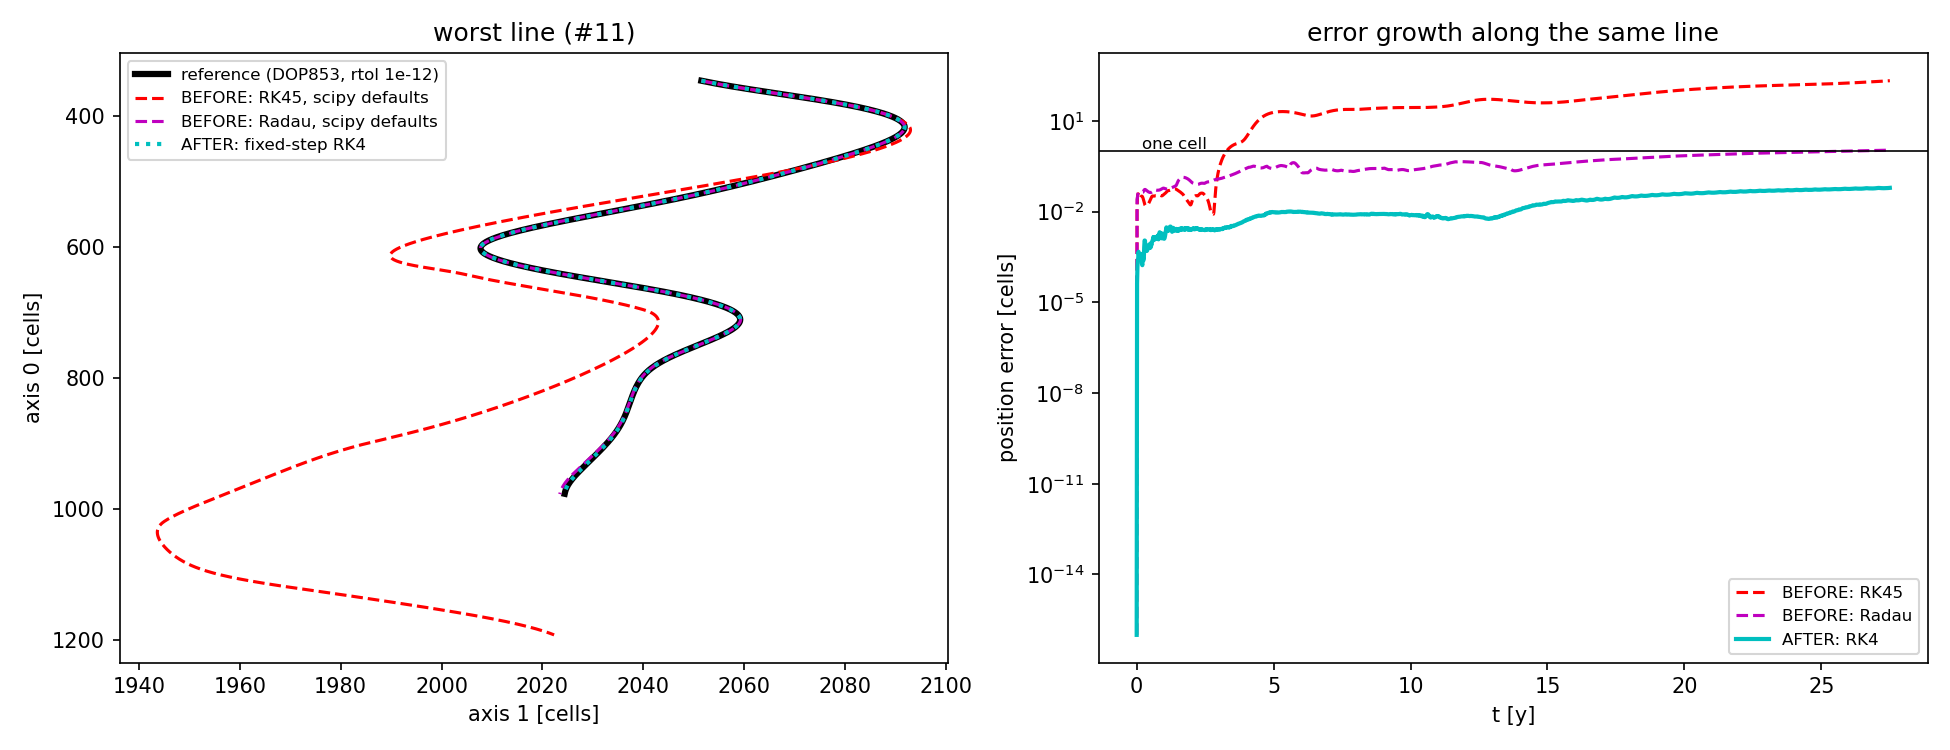

This figure's Python source:
#!/usr/bin/env python3
"""Accuracy analysis of the streamline ODE solver: BEFORE vs AFTER the rewrite.

    BEFORE  commit 9d007c6b447fc43025a0c55fe24338b905018d3c
            code/step2_streamlines/streamlines_helpers.py :: calc_streamline
            scipy.integrate.solve_ivp on a scipy RegularGridInterpolator, one call per heat pump.
            `method` was a named argument of build_streamlines and never forwarded, so solve_ivp
            ran with its DEFAULTS: method="RK45" (Dormand-Prince 5(4), adaptive), rtol=1e-3,
            atol=1e-6.  The "RK45" in the dataset folder name was only ever cosmetic.
            The paper describes a "5th-order implicit Runge-Kutta", i.e. scipy's Radau, and that
            is what the author intended; --scipy-methods evaluates both, since intent and
            execution disagree here.

    AFTER   current HEAD :: calc_streamlines
            batched fixed-step classical RK4 in PyTorch on a hand-written bilinear sampler,
            step count chosen so no point moves more than `max_step_cells` (0.5) per step,
            capped at t_steps-1, then linearly upsampled to t_steps samples.

Both integrate the same ODE  dp/dt = v(p)  with v bilinear on the cell grid and p in cells.

This file is self-contained: it re-implements both solvers rather than importing them, so it can
be run from anywhere and still reproduces the numbers.  --cross-check verifies the
re-implementations against the repo's own functions.

Usage
    python analyze_rk_solver.py                  # full analysis on the real dataset
    python analyze_rk_solver.py --quick          # fewer lines / coarser sweeps (~1 min)
    python analyze_rk_solver.py --synthetic      # no dataset needed (analytic velocity field)
    python analyze_rk_solver.py --cross-check    # also check against the repo implementations
    python analyze_rk_solver.py --plot out.png   # convergence + trajectory figure
"""
import argparse, sys, time
from pathlib import Path

import numpy as np
import torch
from scipy.integrate import solve_ivp
from scipy.interpolate import RegularGridInterpolator

T_END = 27.5          # years, as in make_streamlines
T_STEPS = 10_000      # samples drawn per line, and the cap on the RK4 step count
RESOLUTION = 5.0      # m per cell; velocities are m/y, the tracer works in cells/y
MAX_STEP_CELLS = 0.5  # production value of calc_streamlines


# ----------------------------------------------------------------------------------------------
# velocity field
# ----------------------------------------------------------------------------------------------
def load_field(prep_dir: Path, run: str, randomK: bool):
    """Return (U, starts) with U (2,N0,N1) in cells/y and starts (n,2) at heat-pump cell centres."""
    import yaml
    info = yaml.safe_load(open(prep_dir / "info.yaml"))

    def denorm(t, i, group, key):
        s = info[group][key]
        assert s["norm"] == "Rescale", f"{key}: only Rescale handled"
        return t[i] * (s["max"] - s["min"]) + s["min"]

    lab = torch.load(prep_dir / "Labels" / run, map_location="cpu")
    inp = torch.load(prep_dir / "Inputs" / run, map_location="cpu")
    vx = denorm(lab, 0, "Labels", "Liquid X-Velocity [m_per_y]").double() / RESOLUTION
    vy = denorm(lab, 1, "Labels", "Liquid Y-Velocity [m_per_y]").double() / RESOLUTION
    mat = denorm(inp, 2, "Inputs", "Material ID")
    # build_velocity_grid: randomK swaps which component drives which axis
    U = torch.stack([vy, vx] if randomK else [vx, vy]).numpy()
    starts = torch.nonzero(mat == 2).double().numpy() + 0.5   # cell-centre offset
    return U, starts


def synthetic_field(n=512, seed=0):
    """Smooth divergence-free-ish field on the same grid convention, for a dataset-free run."""
    rng = np.random.default_rng(seed)
    yy, xx = np.meshgrid(np.arange(n), np.arange(n), indexing="ij")
    psi = np.zeros((n, n))
    for _ in range(6):                      # random smooth stream function
        kx, ky = rng.uniform(1, 4, 2) * 2 * np.pi / n
        psi += rng.uniform(-1, 1) * np.sin(kx * xx + rng.uniform(0, 6.3)) * np.cos(ky * yy + rng.uniform(0, 6.3))
    u0 = np.gradient(psi, axis=1)
    u1 = -np.gradient(psi, axis=0)
    U = np.stack([u0, u1]) * 40.0
    starts = rng.uniform(0.15 * n, 0.85 * n, size=(24, 2))
    return U, starts


# ----------------------------------------------------------------------------------------------
# the ODE right-hand side, in the two interpolation conventions
# ----------------------------------------------------------------------------------------------
def make_rhs_clamped(U):
    """Mirrors the NEW sample_velocity: bilinear, position clamped into [0, N-1]."""
    N0, N1 = U.shape[1:]

    def rhs(t, p):
        x = min(max(p[0], 0.0), N0 - 1.0)
        y = min(max(p[1], 0.0), N1 - 1.0)
        i = min(int(x), N0 - 2)
        j = min(int(y), N1 - 2)
        fx, fy = x - i, y - j
        return (U[:, i, j] * (1 - fx) * (1 - fy) + U[:, i + 1, j] * fx * (1 - fy)
                + U[:, i, j + 1] * (1 - fx) * fy + U[:, i + 1, j + 1] * fx * fy)
    return rhs


def make_rhs_extrap(U):
    """Mirrors the OLD integrate_velocity: RegularGridInterpolator, fill_value=None -> extrapolate."""
    N0, N1 = U.shape[1:]
    g = (np.arange(N0), np.arange(N1))
    f0 = RegularGridInterpolator(g, U[0], bounds_error=False, fill_value=None, method="linear")
    f1 = RegularGridInterpolator(g, U[1], bounds_error=False, fill_value=None, method="linear")
    return lambda t, p: np.squeeze([f0(p), f1(p)])


# ----------------------------------------------------------------------------------------------
# BEFORE: scipy solve_ivp, one line at a time
# ----------------------------------------------------------------------------------------------
def solve_old(rhs, start, maxs, t_end=T_END, t_steps=T_STEPS, method="RK45", rtol=1e-3, atol=1e-6,
              dense=False):
    """Verbatim re-implementation of calc_streamline at 9d007c6b (scipy defaults = what it used)."""
    sol = solve_ivp(rhs, [0, t_end], start, t_eval=np.linspace(0, t_end, t_steps),
                    method=method, rtol=rtol, atol=atol, dense_output=dense)
    sol_x, sol_y = sol.y[0], sol.y[1]
    # NOTE: the original filters x and y INDEPENDENTLY (a mask, not a truncation) - kept as-is
    sol_x = sol_x[sol_x <= maxs[0]]
    sol_y = sol_y[sol_y <= maxs[1]]
    sol_x = sol_x[sol_x >= 0]
    sol_y = sol_y[sol_y >= 0]
    L = int(np.min([sol_x.shape[0], sol_y.shape[0]]))
    return sol_x[:L], sol_y[:L], sol.t[:L], sol


# ----------------------------------------------------------------------------------------------
# AFTER: batched fixed-step RK4
# ----------------------------------------------------------------------------------------------
def sample_velocity_t(V, pos):
    n0, n1 = V.shape[1:]
    x = pos[:, 0].clamp(0, n0 - 1)
    y = pos[:, 1].clamp(0, n1 - 1)
    i = x.floor().long().clamp(max=n0 - 2)
    j = y.floor().long().clamp(max=n1 - 2)
    fx = (x - i).unsqueeze(0)
    fy = (y - j).unsqueeze(0)
    return (V[:, i, j] * (1 - fx) * (1 - fy) + V[:, i + 1, j] * fx * (1 - fy)
            + V[:, i, j + 1] * (1 - fx) * fy + V[:, i + 1, j + 1] * fx * fy).T


def rk4_trajectory(U, starts, n_int, dtype=torch.float64, t_end=T_END):
    """The RK4 loop of calc_streamlines; returns the raw nodes (n_lines, n_int+1, 2) and dt."""
    V = torch.as_tensor(U, dtype=dtype)
    x = torch.as_tensor(starts, dtype=dtype).clone()
    dt = torch.tensor(t_end / n_int, dtype=dtype)
    tr = torch.empty((x.shape[0], n_int + 1, 2), dtype=dtype)
    tr[:, 0] = x
    for k in range(n_int):
        k1 = sample_velocity_t(V, x)
        k2 = sample_velocity_t(V, x + dt / 2 * k1)
        k3 = sample_velocity_t(V, x + dt / 2 * k2)
        k4 = sample_velocity_t(V, x + dt * k3)
        x = x + dt / 6 * (k1 + 2 * k2 + 2 * k3 + k4)
        tr[:, k + 1] = x
    return tr, float(dt)


def n_int_production(U, max_step_cells=MAX_STEP_CELLS, t_end=T_END, t_steps=T_STEPS):
    v_max = float(np.linalg.norm(U, axis=0).max())
    return max(min(int(np.ceil(t_end * v_max / max_step_cells)), t_steps - 1), 16), v_max


def upsample(tr, dt, times):
    """calc_streamlines' linear upsampling of the RK4 nodes onto `times`."""
    n_int = tr.shape[1] - 1
    pos = np.asarray(times) / dt
    idx = np.clip(pos.astype(int), 0, n_int - 1)
    w = (pos - idx)[None, :, None]
    return tr.numpy()[:, idx] * (1 - w) + tr.numpy()[:, idx + 1] * w


def cut_new(sx, sy, t, maxs):
    """calc_streamlines' cut: truncate at the FIRST exit."""
    ins = (sx >= 0) & (sx <= maxs[0]) & (sy >= 0) & (sy <= maxs[1])
    L = int(np.cumprod(ins.astype(int)).sum())
    return sx[:L], sy[:L], t[:L]


def cut_old(sx, sy, t, maxs):
    sx2 = sx[sx <= maxs[0]]; sy2 = sy[sy <= maxs[1]]
    sx2 = sx2[sx2 >= 0];     sy2 = sy2[sy2 >= 0]
    L = int(min(len(sx2), len(sy2)))
    return sx2[:L], sy2[:L], t[:L]


def draw_hard(dims, lines):
    """draw_streamlines(faded=True) - identical before and after (numpy -> torch only)."""
    img = np.zeros(dims)
    for sx, sy, t in lines:
        if len(t) == 0:
            continue
        val = t[::-1] / t[::-1].max() if t.max() > 0 else np.ones_like(t)
        img[((sx + 0.5).astype(int), (sy + 0.5).astype(int))] = val
    return img


# ----------------------------------------------------------------------------------------------
def err_stats(Y, ref, valid):
    e = np.linalg.norm(Y - ref, axis=2)
    mx = np.array([e[i, :valid[i]].max() for i in range(len(e))])
    fin = np.array([e[i, valid[i] - 1] for i in range(len(e))])
    return mx, fin


def mask_from_render(png: Path, n: int):
    """Recover a boolean lit-cell mask from a rendered imshow plot of an n x n channel.

    Locates the axes interior by its background colour (the colormap's 0), then marks a cell lit if
    any pixel of its block differs from that background. The render is lossy - roughly 2 px per cell
    plus anti-aliasing - so the recovered mask is ~45% larger than the array it came from. That is
    why the comparison below needs a positive control to calibrate the achievable score.
    """
    from PIL import Image
    Image.MAX_IMAGE_PIXELS = None
    im = np.asarray(Image.open(png).convert("RGB")).astype(np.int16)
    flat = im.reshape(-1, 3)
    # the plot interior is the largest area of one flat colour = colormap(0)
    uniq, cnt = np.unique(flat[::37], axis=0, return_counts=True)
    bg = uniq[cnt.argmax()]
    isbg = np.abs(im - bg[None, None, :]).sum(2) < 10
    cols = np.where(isbg.mean(0) > 0.5)[0]
    rows = np.where(isbg.mean(1) > 0.5)[0]
    if len(cols) == 0 or len(rows) == 0:
        raise ValueError(f"could not locate the plot interior in {png}")
    inner = im[rows.min():rows.max() + 1, cols.min():cols.max() + 1]
    lit = np.abs(inner - bg[None, None, :]).sum(2) > 30
    H, W = lit.shape
    yi = (np.arange(n) * H / n).astype(int); yj = (np.arange(n + 1) * H / n).astype(int)
    xi = (np.arange(n) * W / n).astype(int); xj = (np.arange(n + 1) * W / n).astype(int)
    c = np.pad(np.cumsum(np.cumsum(lit.astype(np.int32), 0), 1), ((1, 0), (1, 0)))
    box = (c[yj[1:, None], xj[None, 1:]] - c[yi[:, None], xj[None, 1:]]
           - c[yj[1:, None], xi[None, :]] + c[yi[:, None], xi[None, :]])
    return box > 0, (H / n, W / n)


def _dilate(m, r=1):
    o = m.copy()
    for dy in range(-r, r + 1):
        for dx in range(-r, r + 1):
            o |= np.roll(np.roll(m, dy, 0), dx, 1)
    return o


def _best_shift(a, b, rad=3):
    best = None
    for dy in range(-rad, rad + 1):
        for dx in range(-rad, rad + 1):
            s2 = np.roll(np.roll(a, dy, 0), dx, 1)
            i = int((s2 & b).sum())
            if best is None or i > best[0]:
                best = (i, dy, dx, s2)
    return best


def banner(s):
    print("\n" + "=" * 94 + f"\n{s}\n" + "=" * 94)


def main():
    ap = argparse.ArgumentParser(description=__doc__, formatter_class=argparse.RawDescriptionHelpFormatter)
    ap.add_argument("--prep", type=Path,
                    default=Path("../../datasets_prep/dataset_giant_100hp_varyK inputs_pki outputs_xy"))
    ap.add_argument("--run", default="RUN_1.pt")
    ap.add_argument("--randomK", type=int, default=1, help="1 for the varyK datasets")
    ap.add_argument("--lines", type=int, default=16, help="streamlines used for the reference-based tests")
    ap.add_argument("--quick", action="store_true")
    ap.add_argument("--synthetic", action="store_true")
    ap.add_argument("--scipy-methods", default="RK45,Radau",
                    help="solve_ivp methods to evaluate as the 'before' solver. RK45 is what the "
                         "released code actually executed; Radau (implicit, order 5) is what the "
                         "paper describes and what the author intended.")
    ap.add_argument("--reference-png", type=Path, default=None,
                    help="a RENDERED 'Streamlines Faded' plot from an older run (e.g. Pelzer's "
                         "models/BEST_predict_T_add_s_outer/training/train_0_Streamlines Faded [-].png). "
                         "Decides which solver produced it, even though the array itself is gone. "
                         "Needs --identify as the positive control.")
    ap.add_argument("--cross-check", action="store_true")
    ap.add_argument("--plot", type=Path, default=None)
    ap.add_argument("--identify", type=Path, default=None,
                    help="a '<...> inputs_ixydk+s_outer outputs_t' prep dir: decide which solver "
                         "built its stored 'Streamlines Faded' channel (index 3)")
    ap.add_argument("--threads", type=int, default=4)
    a = ap.parse_args()
    torch.set_num_threads(a.threads)
    if a.quick:
        a.lines = min(a.lines, 6)

    # ---------------------------------------------------------------- field
    if a.synthetic:
        U, starts_all = synthetic_field()
        tag = "synthetic"
    else:
        if not a.prep.exists():
            sys.exit(f"{a.prep} not found - pass --prep or use --synthetic")
        U, starts_all = load_field(a.prep, a.run, bool(a.randomK))
        tag = f"{a.prep.name} / {a.run}"
    N0, N1 = U.shape[1:]
    maxs = (N0 - 1.0, N1 - 1.0)
    n_prod, v_max = n_int_production(U)
    starts = starts_all[:a.lines]
    rhs_c = make_rhs_clamped(U)

    banner("SETUP")
    print(f"  field                {tag}")
    print(f"  grid                 {N0} x {N1} cells,  {RESOLUTION} m/cell")
    print(f"  speed                max {v_max:.2f} cells/y,  mean {np.linalg.norm(U,axis=0).mean():.2f}")
    print(f"  integration          t_end = {T_END} y,  {len(starts_all)} start points ({len(starts)} used for accuracy)")
    print(f"  NEW production step  n_int = {n_prod}  ->  dt = {T_END/n_prod:.3e} y  "
          f"({T_END/n_prod*v_max:.3f} cells/step at v_max)")
    if n_prod == T_STEPS - 1:
        print(f"  !! the t_steps-1 cap binds: the requested {MAX_STEP_CELLS} cells/step is NOT met")
    METHODS = [m.strip() for m in a.scipy_methods.split(",") if m.strip()]
    print(f"  OLD solver           scipy solve_ivp, rtol=1e-3, atol=1e-6 (scipy defaults), "
          f"methods {METHODS}")
    print(f"                       NB: `method` was a named arg of build_streamlines and never")
    print(f"                       forwarded, so the released code always ran the DEFAULT, RK45.")

    times = np.linspace(0, T_END, 2001)

    # ------------------------------------------------------- E1 reference + its validation
    banner("E1  REFERENCE SOLUTION AND ITS VALIDATION")
    t0 = time.time()
    ref = []
    for s in starts:
        sol = solve_ivp(rhs_c, [0, T_END], s, method="DOP853", rtol=1e-12, atol=1e-14, dense_output=True)
        ref.append(sol.sol(times).T)
    ref = np.array(ref)
    print(f"  DOP853 rtol=1e-12 on the clamped bilinear field: {time.time()-t0:.0f} s for {len(starts)} lines")
    nv = min(4, len(starts))
    n_fine = n_prod * (2 if a.quick else 4)   # always a REFINEMENT of production
    trf, dtf = rk4_trajectory(U, starts[:nv], n_fine)
    d = np.linalg.norm(upsample(trf, dtf, times) - ref[:nv], axis=2)
    print(f"  independent check vs RK4 float64 with n_int={n_fine} ({n_fine/n_prod:.0f}x production step count):")
    print(f"     |DOP853 - fine RK4|  median {np.median(d.max(1)):.2e}   worst {d.max():.2e} cells")
    print(f"  -> both agree far below the production error measured in E2, so the reference holds")

    inside = ((ref[:, :, 0] >= 0) & (ref[:, :, 0] <= maxs[0])
              & (ref[:, :, 1] >= 0) & (ref[:, :, 1] <= maxs[1]))
    valid = np.array([np.argmax(~row) if (~row).any() else len(times) for row in inside])
    valid = np.maximum(valid, 2)
    print(f"  in-domain samples per line: min {valid.min()} / {len(times)}  "
          f"({int((valid<len(times)).sum())} of {len(starts)} lines leave the domain)")

    # ------------------------------------------------------- E2 headline accuracy
    banner("E2  ACCURACY AT PRODUCTION SETTINGS  (error vs reference, in CELLS; 1 cell = 5 m)")
    old_traj, t_old_line = {}, {}
    print(f"  {'':28s} {'max along path':>26s}   {'endpoint':>26s}")
    print(f"  {'':28s} {'median':>12s} {'worst':>13s}   {'median':>12s} {'worst':>13s}")
    for m in METHODS:
        t0 = time.time()
        Y = np.array([solve_old(rhs_c, sp, maxs, method=m, dense=True)[3].sol(times).T for sp in starts])
        t_old_line[m] = (time.time() - t0) / len(starts)
        old_traj[m] = Y
        mx, fin = err_stats(Y, ref, valid)
        note = "as executed" if m == "RK45" else ("as intended" if m == "Radau" else "")
        print(f"  BEFORE {m:<8s} {note:<11s} {np.median(mx):12.3e} {mx.max():13.3e}   "
              f"{np.median(fin):12.3e} {fin.max():13.3e}")
    tr, dt = rk4_trajectory(U, starts, n_prod, torch.float32)
    new_Y = upsample(tr, dt, times)
    mx_n, fin_n = err_stats(new_Y, ref, valid)
    print(f"  AFTER  {'RK4 f32':<8s} {'production':<11s} {np.median(mx_n):12.3e} {mx_n.max():13.3e}   "
          f"{np.median(fin_n):12.3e} {fin_n.max():13.3e}")
    print()
    for m in METHODS:
        mx, _ = err_stats(old_traj[m], ref, valid)
        print(f"  {m:<6s}: median {np.median(mx)*RESOLUTION:9.2f} m, worst {mx.max()*RESOLUTION:9.1f} m"
              f"   -> the rewrite improves on it by {np.median(mx)/np.median(mx_n):.3g}x")
    print(f"  RK4   : median {np.median(mx_n)*RESOLUTION*1000:9.3f} mm, worst {mx_n.max()*RESOLUTION*1000:8.2f} mm")
    mx_o, fin_o = err_stats(old_traj[METHODS[0]], ref, valid)
    old = old_traj[METHODS[0]]

    # ------------------------------------------------------- E3 convergence order
    banner("E3  CONVERGENCE OF THE FIXED-STEP RK4  (is the 4th order actually realised?)")
    sweep = [4.0, 2.0, 1.0, 0.5] if a.quick else [8.0, 4.0, 2.0, 1.0, 0.5, 0.25]
    prev = None
    print(f"  {'max_step':>9s} {'n_int':>7s} {'dt':>10s} {'max err [cells]':>17s} {'observed order':>15s}")
    for mc in sweep:
        n = int(np.ceil(T_END * v_max / mc))          # cap deliberately lifted, to see convergence
        tr_, dt_ = rk4_trajectory(U, starts, n)
        mx, _ = err_stats(upsample(tr_, dt_, times), ref, valid)
        e = np.median(mx)
        order = "" if prev is None else f"{np.log2(prev/e):.2f}"
        print(f"  {mc:9.3f} {n:7d} {dt_:10.2e} {e:17.3e} {order:>15s}")
        prev = e
    print("  RK4 is a 4th-order method, but the observed order is ~2: bilinear interpolation makes")
    print("  the right-hand side only C0 (its derivative jumps at every cell boundary), and a")
    print("  Runge-Kutta method cannot exceed the smoothness of the field it integrates.")
    trc, _ = rk4_trajectory(U, starts, n_prod)
    seg = np.diff(trc.numpy(), axis=1)
    cross = ((np.floor(trc.numpy()[:, :-1, 0]) != np.floor(trc.numpy()[:, 1:, 0]))
             | (np.floor(trc.numpy()[:, :-1, 1]) != np.floor(trc.numpy()[:, 1:, 1])))
    print(f"  step length: median {np.median(np.linalg.norm(seg,axis=2)):.3f}, "
          f"max {np.linalg.norm(seg,axis=2).max():.3f} cells;  "
          f"{100*cross.mean():.1f}% of steps cross a cell boundary")

    # ------------------------------------------------------- E4 was RK45 the problem?
    banner("E4  IS IT THE SCHEME, OR THE TOLERANCE?")
    print(f"  {'method':>7s} {'rtol':>8s} {'steps/line':>11s} {'rhs evals':>11s} {'wall/line':>10s} {'max err [cells]':>17s}")
    for m in METHODS:
        for rtol in ([1e-3, 1e-6] if a.quick else [1e-3, 1e-4, 1e-6, 1e-9]):
            t0 = time.time(); ns = nf = 0; E = []
            for i, sp in enumerate(starts):
                sol = solve_ivp(rhs_c, [0, T_END], sp, method=m, rtol=rtol, atol=rtol * 1e-3,
                                dense_output=True)
                ns += len(sol.t); nf += sol.nfev
                E.append(np.linalg.norm(sol.sol(times).T - ref[i], axis=1)[:valid[i]].max())
            print(f"  {m:>7s} {rtol:8.0e} {ns/len(starts):11.0f} {nf/len(starts):11.0f} "
                  f"{(time.time()-t0)/len(starts):9.3f}s {np.median(E):17.3e}")
    print(f"  {'RK4':>7s} {'fixed':>8s} {n_prod:11d} {4*n_prod:11d}")
    print("  Both schemes are fine; scipy's DEFAULT rtol=1e-3 is the problem. rtol is a RELATIVE")
    print("  tolerance and the state is a position of order 1e3 cells, so 1e-3 permits an error of")
    print("  ~1 cell per step. Neither the method nor the tolerances were reachable from the config.")

    # ------------------------------------------------------- E5 precision
    banner("E5  float32 (production) vs float64")
    tr32, dt32 = rk4_trajectory(U, starts, n_prod, torch.float32)
    tr64, dt64 = rk4_trajectory(U, starts, n_prod, torch.float64)
    m32, _ = err_stats(upsample(tr32, dt32, times), ref, valid)
    m64, _ = err_stats(upsample(tr64, dt64, times), ref, valid)
    print(f"  float64: median {np.median(m64):.3e}  worst {m64.max():.3e} cells")
    print(f"  float32: median {np.median(m32):.3e}  worst {m32.max():.3e} cells")
    print(f"  -> float32 costs a factor {np.median(m32)/np.median(m64):.1f}, "
          f"leaving {np.median(m32)*RESOLUTION*1000:.2f} mm - far below one cell, so float32 is safe here")

    # ------------------------------------------------------- E6 the domain cut
    banner("E6  THE DOMAIN CUT (changed at the same time as the solver)")
    print("  BEFORE: x and y are filtered INDEPENDENTLY by boolean masks, then re-paired.")
    print("  AFTER : the line is truncated at its first exit.")
    t = np.linspace(0, 10, 11)
    sx = np.array([0., 1, 2, 3, 4, 5, 6, 12, 13, 5, 4]); sy = np.arange(11.)
    ox, oy, _ = cut_old(sx, sy, t, (10., 10.)); nx_, ny_, _ = cut_new(sx, sy, t, (10., 10.))
    print(f"    demo line leaves at i=7,8 and returns at i=9 (x={sx.astype(int)})")
    print(f"    BEFORE -> {len(ox)} pts, pairs {list(zip(ox.astype(int), oy.astype(int)))[-3:]}  <- never visited")
    print(f"    AFTER  -> {len(nx_)} pts, pairs {list(zip(nx_.astype(int), ny_.astype(int)))[-3:]}")
    trA, dtA = rk4_trajectory(U, starts_all, n_prod, torch.float32)
    fine = upsample(trA, dtA, np.linspace(0, T_END, T_STEPS))
    ins = ((fine[:, :, 0] >= 0) & (fine[:, :, 0] <= maxs[0])
           & (fine[:, :, 1] >= 0) & (fine[:, :, 1] <= maxs[1]))
    left = (~ins).any(1)
    reenter = sum(1 for i in range(len(ins)) if left[i] and ins[i, int(np.argmax(~ins[i])):].any())
    print(f"  on this field: {int(left.sum())}/{len(ins)} lines leave the domain, "
          f"{reenter} of them re-enter")
    print(f"  -> the two cuts agree unless a line re-enters, so on this dataset the difference is "
          f"latent, not active")

    # ------------------------------------------------------- E7 what CNN2 actually sees
    banner("E7  EFFECT ON THE DRAWN CHANNEL (what step 3 actually consumes)")
    t_eval = np.linspace(0, T_END, T_STEPS)
    lines_new = [cut_new(fine[i, :, 0], fine[i, :, 1], t_eval, maxs) for i in range(len(starts_all))]
    img_new = draw_hard((N0, N1), lines_new)
    rhs_e = make_rhs_extrap(U)              # the OLD pipeline's interpolator, as shipped
    lines_old, img_old, t_old_full = {}, {}, {}
    for m in METHODS:
        t0 = time.time()
        lines_old[m] = [solve_old(rhs_e, sp, maxs, method=m)[:3] for sp in starts_all]
        t_old_full[m] = time.time() - t0
        img_old[m] = draw_hard((N0, N1), lines_old[m])

    def overlap(x, y):
        A, B = x > 0, y > 0
        i = int((A & B).sum())
        return A.sum(), B.sum(), i, 100 * i / max((A | B).sum(), 1)

    print(f"  {'pair':<26s} {'lit A':>8s} {'lit B':>8s} {'common':>8s} {'IoU':>7s} {'mean|d|':>10s}")
    for m in METHODS:
        la, lb, i, iou = overlap(img_old[m], img_new)
        print(f"  {m+' vs RK4':<26s} {la:8d} {lb:8d} {i:8d} {iou:6.1f}% "
              f"{np.abs(img_old[m]-img_new).mean():10.3e}")
    for i1 in range(len(METHODS)):
        for i2 in range(i1 + 1, len(METHODS)):
            m1, m2 = METHODS[i1], METHODS[i2]
            la, lb, i, iou = overlap(img_old[m1], img_old[m2])
            print(f"  {m1+' vs '+m2:<26s} {la:8d} {lb:8d} {i:8d} {iou:6.1f}% "
                  f"{np.abs(img_old[m1]-img_old[m2]).mean():10.3e}")
    print("  -> a channel built with the old solver is NOT interchangeable with one built now:")
    print("     a ~1-cell-wide line displaced by tens of cells barely overlaps itself.")

    # ------------------------------------------------------- E8 cost
    banner("E8  COST")
    for m in METHODS:
        print(f"  BEFORE {m:<6s} {t_old_full[m]:7.1f} s for {len(starts_all)} lines "
              f"(one solve_ivp per line, Python loop)")
    t0 = time.time(); rk4_trajectory(U, starts_all, n_prod, torch.float32); t_new_full = time.time() - t0
    print(f"  AFTER  RK4    {t_new_full:7.1f} s for {len(starts_all)} lines "
          f"(one batched RK4, {a.threads} CPU threads, float32)")
    print(f"  AFTER does {4*n_prod} rhs evaluations per line against BEFORE's few hundred, but batched")
    print(f"  over all lines and vectorised; it is also differentiable, which was the point.")

    # ------------------------------------------------------- E9 provenance of a stored dataset
    if a.identify is not None:
        banner("E9  WHICH SOLVER BUILT A STORED DATASET?")
        stored = torch.load(a.identify / "Inputs" / a.run, map_location="cpu")[3].numpy()
        if stored.shape != (N0, N1):
            print(f"  NOTE: stored channel is {stored.shape}, field is {(N0,N1)} - this prep was")
            print(f"  built from PREDICTED velocities (center-cropped), so rebuilding it needs that")
            print(f"  same step-1 model. Only the shape is reported here.")
        else:
            print(f"  stored: {int((stored>0).sum())} lit cells   ({a.identify.name})")
            cands = [(f"OLD {m}", img_old[m]) for m in METHODS] + [("NEW fixed RK4", img_new)]
            for nm, img in cands:
                A, B = stored > 0, img > 0
                i = int((A & B).sum())
                print(f"    vs {nm:16s} overlap {i:7d} = {100*i/max(A.sum(),1):5.1f}% of stored, "
                      f"IoU {100*i/max((A|B).sum(),1):5.1f}%,  mean|d| {np.abs(stored-img).mean():.3e}")
            print("  -> a near-100% match identifies the solver that generated this prep.")

    # ------------------------------------------------------- E10 provenance of a RENDERED channel
    if a.reference_png is not None:
        banner("E10  WHICH SOLVER PRODUCED AN OLDER, RENDERED CHANNEL?")
        if a.identify is None:
            print("  needs --identify <current prep> as the positive control; skipping.")
        else:
            julia, px = mask_from_render(a.reference_png, N0)
            print(f"  {a.reference_png.name}")
            print(f"  recovered {julia.sum()} lit cells at {px[0]:.2f} x {px[1]:.2f} px per cell")
            control = stored > 0
            # orientation: older plotting code may have transposed/flipped the array
            def coarse(m, k=32):
                return m.reshape(N0 // k, k, N1 // k, k).any((1, 3))
            cs = coarse(control)
            forms = [("identity", lambda x: x), ("transpose", lambda x: x.T),
                     ("flipud", np.flipud), ("fliplr", np.fliplr),
                     ("rot180", lambda x: np.flipud(np.fliplr(x)))]
            scored = [(nm, (coarse(np.ascontiguousarray(f(julia))) & cs).sum()
                       / max((coarse(np.ascontiguousarray(f(julia))) | cs).sum(), 1), f)
                      for nm, f in forms]
            nm, sc, f = max(scored, key=lambda t: t[1])
            print("  orientation (coarse 32-cell IoU vs the control): "
                  + ", ".join(f"{n}={100*v:.0f}%" for n, v, _ in scored))
            print(f"  -> using '{nm}'")
            julia = np.ascontiguousarray(f(julia))
            jd = _dilate(julia, 1)
            cands = [(f"OLD {m}", img_old[m] > 0) for m in METHODS] + \
                    [("NEW fixed RK4", img_new > 0), ("CONTROL (current prep)", control)]
            print(f"\n  {'candidate':<26s} {'shift':>8s} {'IoU':>7s} {'within 1 cell':>14s}")
            for cname, cimg in cands:
                i, dy, dx, s2 = _best_shift(cimg, julia)
                print(f"  {cname:<26s} ({dy:+d},{dx:+d}) {100*i/max((s2|julia).sum(),1):6.1f}% "
                      f"{100*(s2&jd).sum()/max(s2.sum(),1):13.1f}%")
            print("  Read against the CONTROL row, not against 100%: the render costs most of the")
            print("  overlap. A candidate scoring like the control is indistinguishable from it at")
            print("  this resolution; one scoring far below it is excluded.")

    # ------------------------------------------------------- optional cross-check
    if a.cross_check:
        banner("CROSS-CHECK AGAINST THE REPO IMPLEMENTATION")
        sys.path.insert(0, str(Path(__file__).resolve().parents[1]))
        from step2_streamlines.streamlines_helpers import calc_streamlines, build_velocity_grid
        Vt = build_velocity_grid(torch.as_tensor(U[1] if a.randomK else U[0]),
                                 torch.as_tensor(U[0] if a.randomK else U[1]),
                                 (N0, N1), randomK_data=bool(a.randomK), dtype=torch.float64)
        assert torch.allclose(Vt, torch.as_tensor(U)), "velocity grid convention mismatch"
        repo = calc_streamlines(torch.as_tensor(starts), Vt, maxs, t_end=T_END, t_steps=T_STEPS)
        mine = [cut_new(fine[i, :, 0], fine[i, :, 1], t_eval, maxs) for i in range(len(starts))]
        dmax = max(float(torch.abs(repo[i][0] - torch.as_tensor(mine[i][0][:len(repo[i][0])])).max())
                   for i in range(len(starts)))
        print(f"  max |repo calc_streamlines - this file's RK4| = {dmax:.3e} cells "
              f"(float32 vs float64 rounding only)")

    if a.plot:
        import matplotlib; matplotlib.use("Agg")
        import matplotlib.pyplot as plt
        fig, ax = plt.subplots(1, 2, figsize=(13, 5))
        i = int(np.argmax(mx_o))
        cols = {"RK45": "r", "Radau": "m", "RK23": "y", "LSODA": "g", "BDF": "b"}
        ax[0].plot(ref[i, :valid[i], 1], ref[i, :valid[i], 0], "k-", lw=3, label="reference (DOP853, rtol 1e-12)")
        for m in METHODS:
            ax[0].plot(old_traj[m][i, :valid[i], 1], old_traj[m][i, :valid[i], 0],
                       cols.get(m, "r") + "--", lw=1.5, label=f"BEFORE: {m}, scipy defaults")
        yn = new_Y
        ax[0].plot(yn[i, :valid[i], 1], yn[i, :valid[i], 0], "c:", lw=2, label="AFTER: fixed-step RK4")
        ax[0].set_title(f"worst line (#{i})")
        ax[0].set_xlabel("axis 1 [cells]"); ax[0].set_ylabel("axis 0 [cells]"); ax[0].legend(fontsize=8); ax[0].invert_yaxis()
        e_n = np.linalg.norm(yn[i] - ref[i], axis=1)
        for m in METHODS:
            e_o = np.linalg.norm(old_traj[m][i] - ref[i], axis=1)
            ax[1].semilogy(times[:valid[i]], np.maximum(e_o[:valid[i]], 1e-16),
                           cols.get(m, "r") + "--", label=f"BEFORE: {m}")
        ax[1].semilogy(times[:valid[i]], np.maximum(e_n[:valid[i]], 1e-16), "c-", lw=2, label="AFTER: RK4")
        ax[1].axhline(1.0, color="k", lw=0.8); ax[1].text(0.2, 1.2, "one cell", fontsize=8)
        ax[1].set_xlabel("t [y]"); ax[1].set_ylabel("position error [cells]"); ax[1].legend(fontsize=8)
        ax[1].set_title("error growth along the same line")
        fig.tight_layout(); fig.savefig(a.plot, dpi=150)
        print(f"\nfigure written to {a.plot}")


if __name__ == "__main__":
    main()
